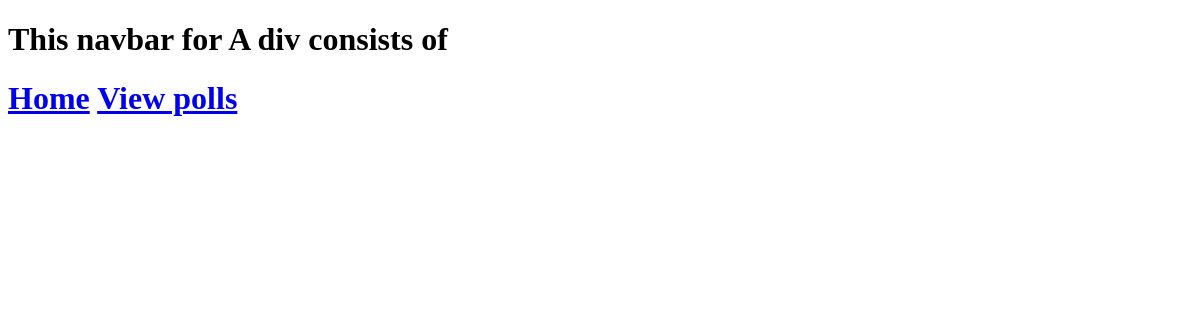
The page /a-view-polls/ on the database as committed earlier.
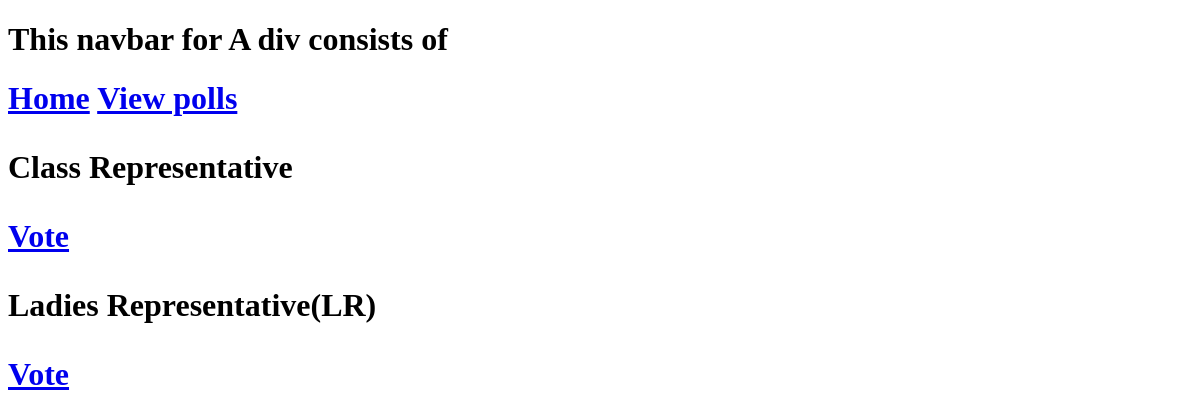
The same page on the database as committed later.
### vote/models.py (models this page shows, shortened)
class ADivPoll(models.Model):
    Elections_for = models.TextField(max_length=30, null=True)
    candidate_1 = models.CharField(max_length=30, null=True)
    candidate_2 = models.CharField(max_length=30, null=True)
    candidate_3 = models.CharField(max_length=30, null=True)
    candidate_1_count = models.IntegerField(default=0)
    candidate_2_count = models.IntegerField(default=0)
    candidate_3_count = models.IntegerField(default=0)

### vote/views.py (the view)
# urls.py: path('a-view-polls/', views.viewPollsA, name='a-view-polls'),
def viewPollsA(request):
    polls = ADivPoll.objects.all()
    context = {'polls': polls}
    return render(request, "vote/a_view_polls.html",context)

### vote/templates/vote/a_view_polls.html
{% extends "vote/a_navbar.html" %}
{% block content%}
{% for poll in polls %}
    <p>{{poll.Elections_for}}</p>
    <a href="{% url 'a-vote' forloop.counter %}">Vote</a>
{% endfor %}
{% endblock %}

Rows that differ between the two databases and show on the page:
added ADivPoll: Elections_for "Class Representative"
added ADivPoll: Elections_for "Ladies Representative(LR)"
